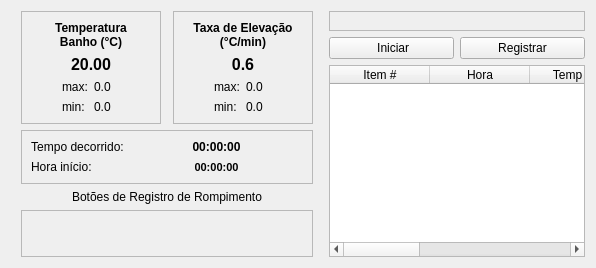
      <widget class="QWidget" name="tab_3">
       <attribute name="title">
        <string>Ensaio</string>
       </attribute>
       <layout class="QGridLayout" name="gridLayout_6">
        <item row="0" column="0">
         <layout class="QGridLayout" name="gridLayout_5" rowstretch="6,0,0" columnstretch="0,1">
          <item row="0" column="0" rowspan="3">
           <layout class="QGridLayout" name="gridLayout" rowstretch="0,0,0,0,0,0,1" columnstretch="1,0,1" rowminimumheight="0,0,0,0,0,0,0">
            <property name="sizeConstraint">
             <enum>QLayout::SetDefaultConstraint</enum>
            </property>
            <property name="leftMargin">
             <number>10</number>
            </property>
            <property name="topMargin">
             <number>0</number>
            </property>
            <property name="rightMargin">
             <number>10</number>
            </property>
            <property name="bottomMargin">
             <number>0</number>
            </property>
            <item row="6" column="0" colspan="3">
             <widget class="QFrame" name="btnsFrame">
              <property name="frameShape">
               <enum>QFrame::StyledPanel</enum>
              </property>
              <property name="frameShadow">
               <enum>QFrame::Raised</enum>
              </property>
              <property name="name" stdset="0">
               <string>frame</string>
              </property>
              <layout class="QVBoxLayout" name="verticalLayout_8"/>
             </widget>
            </item>
            <item row="0" column="2">
             <widget class="QFrame" name="frame_3">
              <property name="sizePolicy">
               <sizepolicy hsizetype="Minimum" vsizetype="Fixed">
                <horstretch>0</horstretch>
                <verstretch>0</verstretch>
               </sizepolicy>
              </property>
              <property name="minimumSize">
               <size>
                <width>140</width>
                <height>0</height>
               </size>
              </property>
              <property name="frameShape">
               <enum>QFrame::StyledPanel</enum>
              </property>
              <property name="frameShadow">
               <enum>QFrame::Sunken</enum>
              </property>
              <property name="name" stdset="0">
               <string>frame</string>
              </property>
              <layout class="QGridLayout" name="gridLayout_4">
               <item row="0" column="0" colspan="4">
                <widget class="QLabel" name="lblHeadTaxa">
                 <property name="font">
                  <font>
                   <weight>75</weight>
                   <bold>true</bold>
                  </font>
                 </property>
                 <property name="text">
                  <string>Taxa de Elevação
(°C/min)</string>
                 </property>
                 <property name="alignment">
                  <set>Qt::AlignCenter</set>
                 </property>
                </widget>
               </item>
               <item row="1" column="0" colspan="4">
                <widget class="QLabel" name="lblTaxa">
                 <property name="font">
                  <font>
                   <pointsize>12</pointsize>
                   <weight>75</weight>
                   <bold>true</bold>
                  </font>
                 </property>
                 <property name="text">
                  <string>0.6</string>
                 </property>
                 <property name="alignment">
                  <set>Qt::AlignCenter</set>
                 </property>
                </widget>
               </item>
               <item row="2" column="1">
                <widget class="QLabel" name="label_2">
                 <property name="text">
                  <string>max:</string>
                 </property>
                </widget>
               </item>
               <item row="2" column="2">
                <widget class="QLabel" name="label_5">
                 <property name="text">
                  <string>0.0</string>
                 </property>
                </widget>
               </item>
               <item row="3" column="1">
                <widget class="QLabel" name="label_4">
                 <property name="text">
                  <string>min:</string>
                 </property>
                </widget>
               </item>
               <item row="3" column="2">
                <widget class="QLabel" name="label_6">
                 <property name="text">
                  <string>0.0</string>
                 </property>
                </widget>
               </item>
              </layout>
             </widget>
            </item>
            <item row="2" column="0" colspan="3">
             <widget class="QFrame" name="frame">
              <property name="sizePolicy">
               <sizepolicy hsizetype="Preferred" vsizetype="Fixed">
                <horstretch>0</horstretch>
                <verstretch>0</verstretch>
               </sizepolicy>
              </property>
              <property name="frameShape">
               <enum>QFrame::StyledPanel</enum>
              </property>
              <property name="frameShadow">
               <enum>QFrame::Raised</enum>
              </property>
              <property name="name" stdset="0">
               <string>frame</string>
              </property>
              <layout class="QFormLayout" name="formLayout_7">
               <item row="1" column="0">
                <widget class="QLabel" name="lblHeadTempo">
                 <property name="font">
                  <font>
                   <weight>50</weight>
                   <bold>false</bold>
                  </font>
                 </property>
                 <property name="text">
                  <string>Tempo decorrido:</string>
                 </property>
                 <property name="alignment">
                  <set>Qt::AlignCenter</set>
                 </property>
                </widget>
               </item>
               <item row="1" column="1">
                <widget class="QLabel" name="lblTempo">
                 <property name="font">
                  <font>
                   <weight>75</weight>
                   <bold>true</bold>
                  </font>
                 </property>
                 <property name="text">
                  <string>00:00:00</string>
                 </property>
                 <property name="alignment">
                  <set>Qt::AlignCenter</set>
                 </property>
                </widget>
               </item>
               <item row="2" column="0">
                <widget class="QLabel" name="label_21">
                 <property name="text">
                  <string>Hora início:</string>
                 </property>
                </widget>
               </item>
               <item row="2" column="1">
                <widget class="QLabel" name="lblHora">
                 <property name="font">
                  <font>
                   <pointsize>8</pointsize>
                   <weight>75</weight>
                   <bold>true</bold>
                  </font>
                 </property>
                 <property name="text">
                  <string>00:00:00</string>
                 </property>
                 <property name="alignment">
                  <set>Qt::AlignCenter</set>
                 </property>
                </widget>
               </item>
              </layout>
              <widget class="QLabel" name="label_22">
               <property name="geometry">
                <rect>
                 <x>20</x>
                 <y>50</y>
                 <width>59</width>
                 <height>15</height>
                </rect>
               </property>
               <property name="text">
                <string/>
               </property>
              </widget>
             </widget>
            </item>
            <item row="3" column="0" colspan="3">
             <spacer name="verticalSpacer_3">
              <property name="orientation">
               <enum>Qt::Vertical</enum>
              </property>
              <property name="sizeType">
               <enum>QSizePolicy::Expanding</enum>
              </property>
              <property name="sizeHint" stdset="0">
               <size>
                <width>20</width>
                <height>0</height>
               </size>
              </property>
             </spacer>
            </item>
            <item row="0" column="1">
             <spacer name="horizontalSpacer">
              <property name="orientation">
               <enum>Qt::Horizontal</enum>
              </property>
              <property name="sizeHint" stdset="0">
               <size>
                <width>0</width>
                <height>20</height>
               </size>
              </property>
             </spacer>
            </item>
            <item row="0" column="0">
             <widget class="QFrame" name="frame_2">
              <property name="sizePolicy">
               <sizepolicy hsizetype="Minimum" vsizetype="Fixed">
                <horstretch>0</horstretch>
                <verstretch>0</verstretch>
               </sizepolicy>
              </property>
              <property name="minimumSize">
               <size>
                <width>140</width>
                <height>0</height>
               </size>
              </property>
              <property name="frameShape">
               <enum>QFrame::StyledPanel</enum>
              </property>
              <property name="frameShadow">
               <enum>QFrame::Sunken</enum>
              </property>
              <property name="name" stdset="0">
               <string>frame</string>
              </property>
              <layout class="QGridLayout" name="gridLayout_3">
               <item row="0" column="0" colspan="4">
                <widget class="QLabel" name="lblHeadTemp">
                 <property name="font">
                  <font>
                   <weight>75</weight>
                   <bold>true</bold>
                  </font>
                 </property>
                 <property name="text">
                  <string>Temperatura
Banho (°C)</string>
                 </property>
                 <property name="alignment">
                  <set>Qt::AlignCenter</set>
                 </property>
                </widget>
               </item>
               <item row="1" column="0" colspan="4">
                <widget class="QLabel" name="lblTemp">
                 <property name="font">
                  <font>
                   <pointsize>12</pointsize>
                   <weight>75</weight>
                   <bold>true</bold>
                  </font>
                 </property>
                 <property name="text">
                  <string>20.00</string>
                 </property>
                 <property name="alignment">
                  <set>Qt::AlignCenter</set>
                 </property>
                </widget>
               </item>
               <item row="3" column="2">
                <widget class="QLabel" name="lblTempMax">
                 <property name="text">
                  <string>0.0</string>
                 </property>
                </widget>
               </item>
               <item row="3" column="1">
                <widget class="QLabel" name="label">
                 <property name="text">
                  <string>max:</string>
                 </property>
                </widget>
               </item>
               <item row="4" column="1">
                <widget class="QLabel" name="label_3">
                 <property name="text">
                  <string>min:</string>
                 </property>
                </widget>
               </item>
               <item row="4" column="2">
                <widget class="QLabel" name="lblTempMin">
                 <property name="text">
                  <string>0.0</string>
                 </property>
                </widget>
               </item>
              </layout>
             </widget>
            </item>
            <item row="4" column="0" colspan="3">
             <widget class="QLabel" name="label_23">
              <property name="maximumSize">
               <size>
                <width>16777215</width>
                <height>15</height>
               </size>
              </property>
              <property name="text">
               <string>Botões de Registro de Rompimento</string>
              </property>
              <property name="alignment">
               <set>Qt::AlignCenter</set>
              </property>
             </widget>
            </item>
           </layout>
          </item>
          <item row="1" column="1">
           <layout class="QHBoxLayout" name="horizontalLayout_3">
            <item>
             <widget class="QPushButton" name="btn_startEnsaio">
              <property name="text">
               <string> Iniciar</string>
              </property>
              <property name="icon">
               <iconset>
                <normaloff>../.designer/backup/imgs/16x16/dark/p-right-arrow.png</normaloff>../.designer/backup/imgs/16x16/dark/p-right-arrow.png</iconset>
              </property>
             </widget>
            </item>
            <item>
             <widget class="QPushButton" name="btnRegistrar">
              <property name="text">
               <string>Registrar</string>
              </property>
             </widget>
            </item>
           </layout>
          </item>
          <item row="0" column="1">
           <widget class="QFrame" name="ensaioFrame">
            <property name="styleSheet">
             <string notr="true"/>
            </property>
            <property name="frameShape">
             <enum>QFrame::StyledPanel</enum>
            </property>
            <property name="frameShadow">
             <enum>QFrame::Sunken</enum>
            </property>
            <property name="name" stdset="0">
             <string>frame</string>
            </property>
            <layout class="QVBoxLayout" name="verticalLayout" stretch="2">
             <item>
              <widget class="PlotWidget" name="plotWidget" native="true">
               <property name="styleSheet">
                <string notr="true"/>
               </property>
              </widget>
             </item>
            </layout>
           </widget>
          </item>
          <item row="2" column="1">
           <widget class="QTableWidget" name="tableRegistros">
            <property name="sizeAdjustPolicy">
             <enum>QAbstractScrollArea::AdjustIgnored</enum>
            </property>
            <property name="alternatingRowColors">
             <bool>false</bool>
            </property>
            <attribute name="horizontalHeaderStretchLastSection">
             <bool>true</bool>
            </attribute>
            <attribute name="verticalHeaderVisible">
             <bool>false</bool>
            </attribute>
            <attribute name="verticalHeaderStretchLastSection">
             <bool>false</bool>
            </attribute>
            <column>
             <property name="text">
              <string>Item #</string>
             </property>
             <property name="textAlignment">
              <set>AlignCenter</set>
             </property>
            </column>
            <column>
             <property name="text">
              <string>Hora</string>
             </property>
             <property name="textAlignment">
              <set>AlignCenter</set>
             </property>
            </column>
            <column>
             <property name="text">
              <string>Temp (°C)</string>
             </property>
             <property name="textAlignment">
              <set>AlignCenter</set>
             </property>
            </column>
            <column>
             <property name="text">
              <string>Rompimento</string>
             </property>
             <property name="textAlignment">
              <set>AlignCenter</set>
             </property>
            </column>
            <column>
             <property name="text">
              <string>Resultado</string>
             </property>
             <property name="textAlignment">
              <set>AlignCenter</set>
             </property>
            </column>
            <column>
             <property name="text">
              <string>Observações</string>
             </property>
             <property name="textAlignment">
              <set>AlignLeading|AlignVCenter</set>
             </property>
            </column>
           </widget>
          </item>
         </layout>
        </item>
       </layout>
      </widget>
